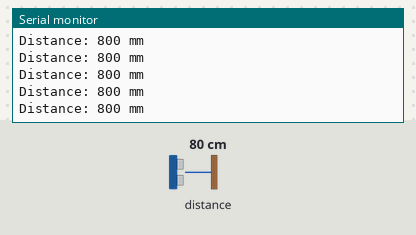
The sketch below on a simulated ESP32. Shown: the last lines printed to the serial monitor. The test bench sets the inputs (shaded band); at power-on: distance to the obstacle 80 cm.

Above: at 1.2 s.
1.3 s: distance to the obstacle set to 2 cm
At 1.43 s:
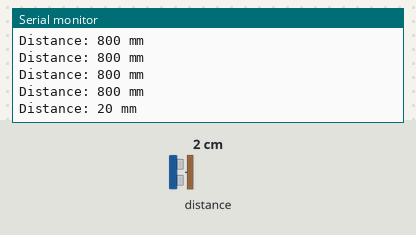
2.8 s: distance to the obstacle set to 4 cm
At 2.85 s:
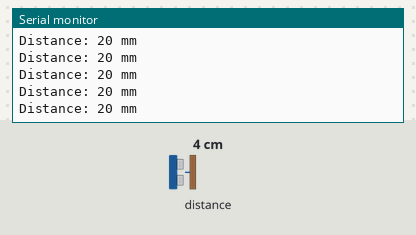
Timing chart, 0 to 5.8 s (numbered marks = the images above; inputs shaded):
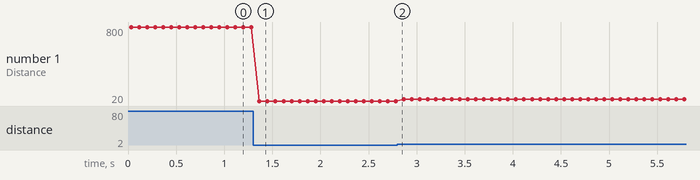

Measured:
- after the input at 1.3 s, the serial monitor: prints a new line after 0.07 s (image 1)
- plotted number 1: 800 → 20 after the input at 1.3 s, 20 → 40 after the input at 2.8 s

The sketch:

vl53l0x_code.ino
```cpp
#include <Wire.h>
#include <SparkFun_VL53L1X.h>

SFEVL53L1X distanceSensor;

void setup() {
  Serial.begin(115200);
  Wire.begin(21, 22); // Default ESP32 I2C pins

  if (distanceSensor.begin() == false) {
    Serial.println("VL53L1X not found");
    while (1);
  }

  distanceSensor.setDistanceModeLong(); // Optional: Short/Medium/Long
  distanceSensor.setTimingBudgetInMs(50); // Optional: in ms
  distanceSensor.startRanging(); // Start continuous measurements
}

void loop() {
  if (distanceSensor.checkForDataReady()) {
    int distance = distanceSensor.getDistance(); // in mm
    Serial.print("Distance: ");
    Serial.print(distance);
    Serial.println(" mm");
    distanceSensor.clearInterrupt();
  }
  delay(50);
}
```
